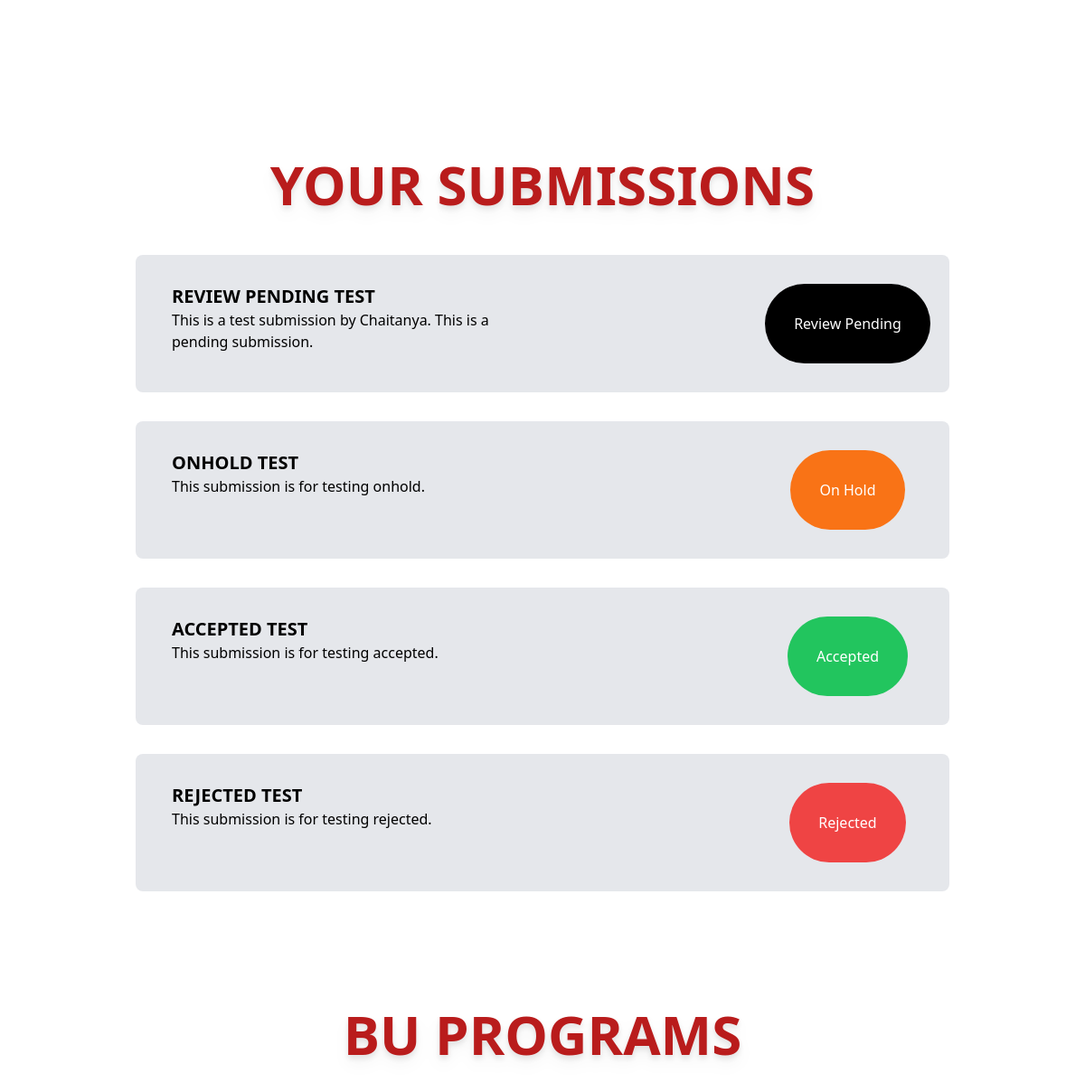
Before: / (signed in, middle part) with the older database file.
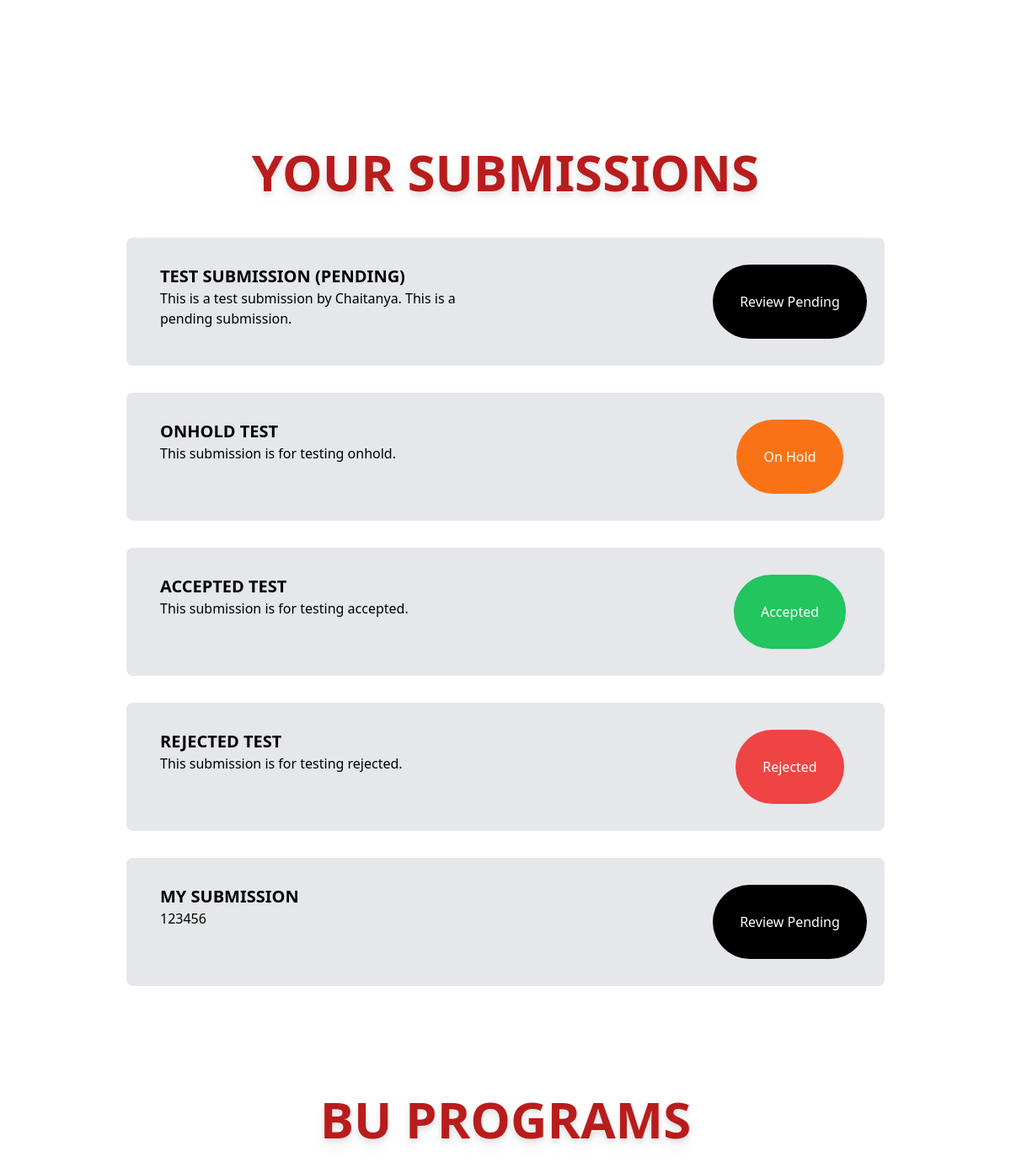
After: the same page with the newer database file.
### mainapp/models.py (models this page shows, shortened)
class Submission(models.Model):
    name = models.CharField(max_length=30)
    description = models.CharField(max_length=100)
    business_unit = models.ForeignKey(BusinessUnit, on_delete=models.CASCADE)
    ideator = models.ForeignKey(Account, on_delete=models.CASCADE)
    status = models.CharField(max_length=20, default="Review Pending") # Review Pending, On Hold, Accepted, Rejected
    attachment = models.FileField(upload_to='submission_attachments/', null=True)

### mainapp/views.py (the view, shortened to what this page needs)
# urls.py: path('', views.index, name='home'),
def index(request):
    bussiness_units = BusinessUnit.objects.all()
    idea_champions = Account.objects.filter(is_IC=True)
    context = {
        'is_HOMEPAGE':1,
        'bussiness_units':bussiness_units,
        'idea_champions':idea_champions,
    }
    if request.user.is_authenticated:
        if request.user.is_admin:
            graph1_dict = {}
            ideators = Account.objects.filter(is_IC=False).filter(is_admin=False)
            submissions = Submission.objects.all()
            for ideator in ideators:
                graph1_dict[str(ideator.fullname)] = 0
            for submission in submissions:
                graph1_dict[str(submission.ideator)] += 1
            context['ideators'] = list(graph1_dict.keys())
            context['submissions'] = list(graph1_dict.values())
            graph2_dict = {}
            business_units = BusinessUnit.objects.all()
            submissions = Submission.objects.all()
            for business_unit in business_units:
                graph2_dict[str(business_unit.name)] = 0
            for submission in submissions:
                graph2_dict[str(submission.business_unit)] += 1
            context['business_units'] = list(graph2_dict.keys())
            context['submissions'] = list(graph2_dict.values())
            graph3_dict = {
                "Review Pending":0,
                "Accepted":0,
                "Rejected":0,
                "On Hold":0,
            }
            submissions = Submission.objects.all()
            for submission in submissions:
                graph3_dict[str(submission.status)] += 1
            context['submission_status'] = list(graph3_dict.keys())
            context['no_of_submissions'] = list(graph3_dict.values())
            print(context)
            return render(request, 'mainapp/admin/home.html', context)
        else:
            submissions = Submission.objects.filter(ideator=request.user)
            context['submissions'] = submissions
            return render(request, 'mainapp/ideator/home.html', context)
    else:
        return render(request, 'mainapp/index.html', context)

### mainapp/templates/mainapp/ideator/home.html (shortened to what this page needs)
{% extends 'mainapp/base.html' %}
{% load static %}
{% block content %}
<div id="YOUR_SUBMISSIONS" class="mt-16">
  <h3
    class="py-4 uppercase  mt-28 text-center text-red-700 text-6xl font-bold pt-16 drop-shadow-lg  hover:underline-offset-8">
    Your Submissions</h3>
</div>
<div class="flex justify-center">
  <div class="flex flex-col justify-center w-3/4">
    {% for submission in submissions %}
    <div class="bg-gray-200 px-4 py-8 rounded-lg mt-8">
      <div class="flex justify-between">
        <div class="basis-1/2 px-6">
          <p class="font-bold text-xl uppercase">{{ submission.name }}</p>
          <p class="idea_description">{{ submission.description }}</p>
        </div>
        <div class="basis-1/4 pl-6 text-right flex flex-col justify-evenly">
          <div class="flex justify-around">
            {% if submission.status == "Accepted" %}
            <button class="bg-green-500 text-white py-8 px-8 rounded-full hover:bg-green-600">{{ submission.status }}</button>
            {% elif submission.status == "On Hold" %}<button
              class="bg-orange-500 text-white py-8 px-8 rounded-full hover:bg-orange-700">{{ submission.status }}</button>
            {% elif submission.status == "Review Pending" %} <button
              class="bg-black text-white py-8 px-8 rounded-full hover:bg-gray-600">{{ submission.status }}</button>
            {% else %} <button class="bg-red-500 text-white py-8 px-8 rounded-full hover:bg-red-700">{{ submission.status }}</button>
            {% endif %}
          </div>
        </div>
      </div>
    </div>
    {% endfor %}
  </div>
</div>
<div id="BU_PROGRAMS" class="mt-16">
  <h3 class="py-4  text-center text-red-700 text-6xl font-bold pt-16 drop-shadow-lg  hover:underline-offset-8">
    BU PROGRAMS</h3>
</div>
{% endblock content %}

Changed rows visible on the page:
changed Submission "This is a test submission by Chaitanya. This is a pending submission.": name "REVIEW PENDING TEST" → "TEST SUBMISSION (PENDING)"
added Submission: name "MY SUBMISSION", description "123456", status "Review Pending"
